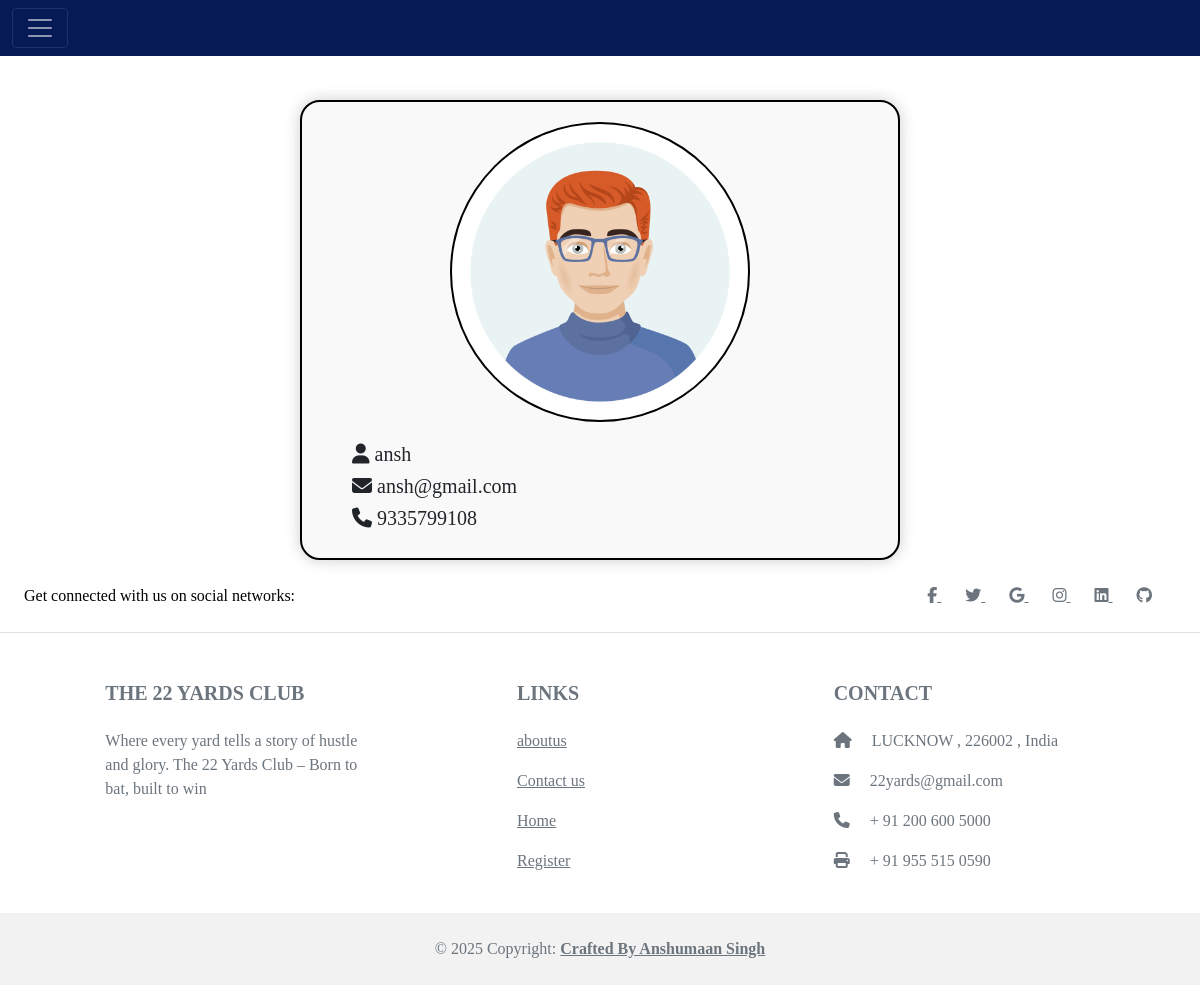
Page /user_home/ (signed in) on the committed database.
### sports_app/models.py (models this page shows)
class User(models.Model):
    name=models.CharField(max_length=40,null=False)
    email=models.EmailField(max_length=40,null=False,primary_key=True)
    password=models.CharField(max_length=40,null=False)
    phone=models.CharField(max_length=50,null=False)
    profile_pic=models.FileField( upload_to ="user_pic/",default="")
    date=models.DateField(default=timezone.now)

### sports_app/user_views.py (the view)
# urls.py: path("user_home/",user_views.user_home,name='user_home'),
def user_home(request):
  if request.method=='GET':
    user_email=request.session["web_key"]
    user_Obj=User.objects.get(email=user_email)  #it will return a single object
    user_dict={
            "user_key":user_Obj
            }
    return render(request,"sports_app/user/user_home.html",user_dict)

### sports_app/templates/sports_app/user/user_home.html (shortened to what this page needs)
<!DOCTYPE html>
{% load static %}
<html lang="en">
<head>
    {% include 'sports_app/common/common_css.html' %}
</head>
<body>
    {% include 'sports_app/user/user_header.html' %}
    <div class="main-div">
        <div class="flex-container">
            <div class="image-div">
                <img src="/media/{{ user_key.profile_pic }}" alt="Profile Picture">
            </div>
            <div class="profile-div">
                <h5><i class="fas fa-user"></i> {{ user_key.name }}</h5>
                <h5><i class="fas fa-envelope"></i> {{ user_key.email }}</h5>
                <h5><i class="fas fa-phone"></i> {{ user_key.phone }}</h5>
            </div>
        </div>
    </div>
    {% include 'sports_app/common/footer.html' %}
</body>
</html>

### sports_app/static/sports_app/css/style.css (style rules this page uses)
body,html { min-height:100vh; display:flex; flex-direction:column; background-color:rgb(255, 255, 255)!important; }
.main-div { flex:1; }
* { font-family:cursive; box-sizing:border-box; }

### sports_app/templates/sports_app/user/user_home.html (style rules this page uses)
.flex-container { width: 50%; border: 2px solid black; margin: auto; margin-top: 100px; padding: 20px; display: flex; flex-direction: column; align-items: center; box-shadow: 0 0 15px rgba(0, 0, 0, 0.2); border-radius: 20px; background-color: #f9f9f9; }
.image-div { width: 300px; height: 300px; background-color: #000; border: 2px solid black; border-radius: 50%; overflow: hidden; display: flex; align-items: center; justify-content: center; margin-bottom: 20px; }
.image-div img { width: 100%; height: 100%; object-fit: cover; }
.profile-div { width: 100%; text-align: left; padding-left: 30px; }

### rows in the picture
User: profile_pic (picture), name "ansh", email "ansh@gmail.com", phone "9335799108"
